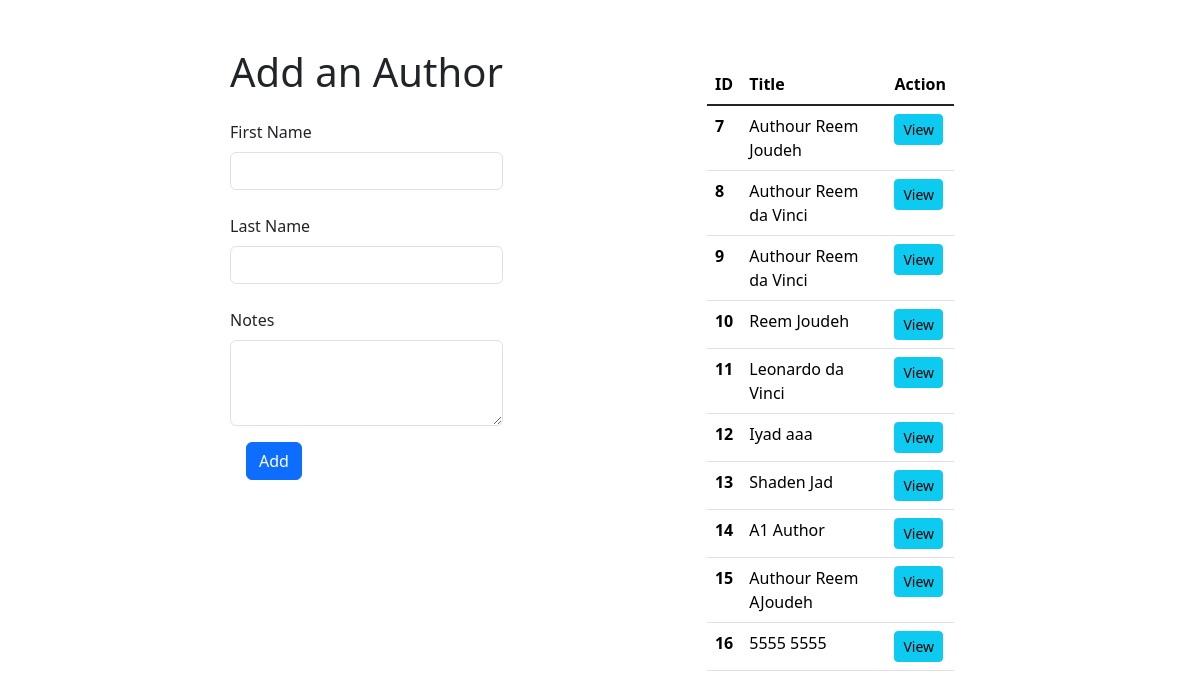
/authors/, run on an earlier commit of the app's database.
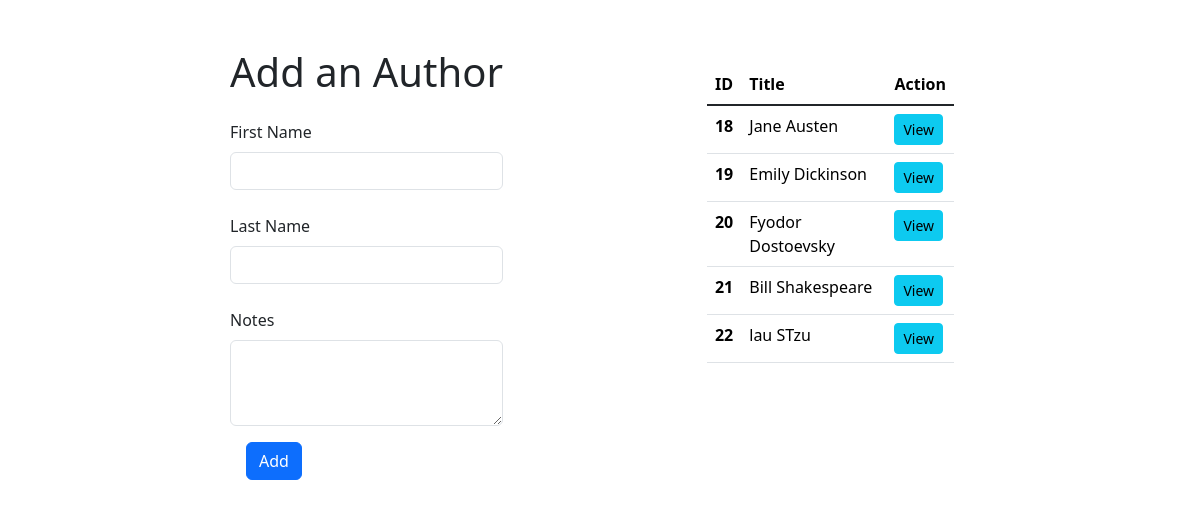
And on a later commit of the database.
### books_authors_app/models.py (models this page shows, shortened)
class Author(models.Model):
  first_name = models.CharField(max_length=225)
  last_name = models.CharField(max_length=225)
  notes =  models.TextField()
  books = models.ManyToManyField(Book,related_name="authors")
  created_at = models.DateTimeField(auto_now_add=True)
  updated_at = models.DateTimeField(auto_now=True)

### books_authors_app/views.py (the view)
# urls.py: path('authors/', views.index_author),
def index_author(request):
  context={
  'authors':all_authors(),
  }
  return render(request,'authors.html',context)

### books_authors_app/models.py (called while the page is built)
def all_authors():
  return Author.objects.all()

### books_authors_app/templates/authors.html (shortened to what this page needs)
<!DOCTYPE html>
<html lang="en">
<head>
  {% load static %}
  <link href="https://cdn.jsdelivr.net/npm/bootstrap@5.3.3/dist/css/bootstrap.min.css" rel="stylesheet"
>
</head>
<body>
  <div class="container my-5 ">
    <div class="d-flex justify-content-evenly">
      <div>
        <h1 class="mb-4">Add an Author</h1>
          <form action="/register_author_form" method="post">
          <div class="mb-4">
          <label for="first_name" class="form-label">First Name</label>
          <input type="text" class="form-control" id="first_name" name="first_name">
        </div>
        <div class="mb-4">
          <label for="last_name" class="form-label">Last Name</label>
          <input type="text" class="form-control" id="last_name" name="last_name">
        </div>
        <div class="mb-3">
          <label for="note" class="form-label">Notes</label>
          <textarea class="form-control" id="note" rows="3" name="note"></textarea>
          <button type="submit" class="btn btn-primary btn m-3">Add</button>
        </div>
      </form>
      </div>
      <div class="w-25 p-3 h-auto d-inline-block">
        <table class="table">
          <thead>
            <tr>
              <th scope="col">ID</th>
              <th scope="col">Title</th>
              <th scope="col">Action</th>
            </tr>
          </thead>
          <tbody class="table-group-divider">
            {% for author in authors %}
            <tr>
              <th scope="row">{{author.id}}</th>
              <td>{{author.first_name}} {{author.last_name}}</td>
              <td>
                <form action="/authors/{{author.id}}" method="post">
                  <button type="submit" class="btn btn-info btn-sm">View</button>
                </form>
            </td>
            </tr>
            {% endfor %}
          </tbody>
        </table>
      </div>
    </div>
  </div>
</body>
</html>

What changed in the data, as far as the page shows it:
removed Author: id "7", first_name "Authour Reem", last_name "Joudeh"
removed Author: id "8", first_name "Authour Reem", last_name "da Vinci"
removed Author: id "9", first_name "Authour Reem", last_name "da Vinci"
removed Author: id "10", first_name "Reem", last_name "Joudeh"
removed Author: id "11", first_name "Leonardo", last_name "da Vinci"
removed Author: id "12", first_name "Iyad", last_name "aaa"
removed Author: id "13", first_name "Shaden", last_name "Jad"
removed Author: id "14", first_name "A1", last_name "Author"
removed Author: id "15", first_name "Authour Reem", last_name "AJoudeh"
removed Author: id "16", first_name "5555", last_name "5555"
added Author: id "18", first_name "Jane", last_name "Austen"
added Author: id "19", first_name "Emily", last_name "Dickinson"
added Author: id "20", first_name "Fyodor", last_name "Dostoevsky"
added Author: id "21", first_name "Bill", last_name "Shakespeare"
added Author: id "22", first_name "lau", last_name "STzu"
